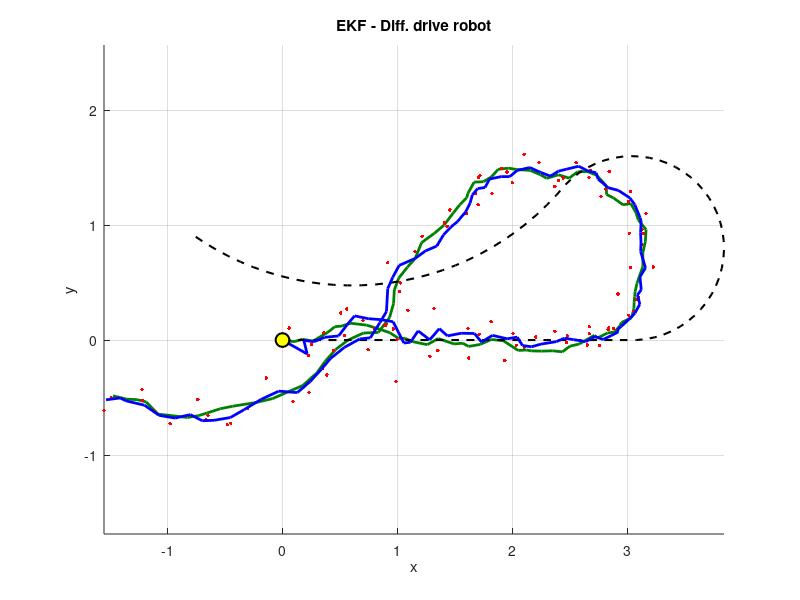

The MATLAB source for this figure: (Note: this script raises an error after producing the figure.)
%% EKF for 2D Unicycle Robot Tracking with Time-Varying Controls
clear; clc; close all; rng(42);

%% 1. Initialization and Setup

% Uncertainty Models (Variances)
Q = diag([0.03, 0.03, 0.05].^2);  % Q = Uncertainty in Motion (X, Y, Theta)
R = diag([0.1, 0.1].^2);        % R = Uncertainty in GPS Sensor (X, Y)

% General Settings
dt = 0.1;                       % Time step (seconds)
t_end = 10;                     % Total simulation time
time = 0:dt:t_end;              % Time instants (1 to 10)
N = length(time);               % Number of time steps (100)

% Control Input u: for each t [linear velocity (v); angular velocity (omega)]
u = zeros(2, N);
for i = 1:N
    % We program the robot to drive a specific path
    if time(i) < 3.0
        u(1,i) = 1.0; u(2,i) = 0.0; % Drive straight for steps 1-29
    elseif time(i) < 7.0
        u(1,i) = 0.8; u(2,i) = 1.0; % Curve left for steps 30-69
    else
        u(1,i) = 1.2; u(2,i) = -0.5; % Speed up and curve right for steps 70-101
    end
end

% Memory allocations for robot's future locations
x_true = zeros(3, N); % The actual physical position (hidden from the robot)
x_dr = zeros(3, N);   % Dead Reckoning: Blindly guessing based on wheel speed
x_ekf = zeros(3, N);  % The EKF estimate (The smart fusion of math + sensors)

% P_ekf is our "Confidence Matrix" (Covariance).
% Initially, we are slightly unsure of our starting position.
P_ekf = diag([0.1, 0.1, 0.1]);

% Memory for our noisy GPS readings [X; Y]
Z_history = zeros(2, N);

%% 2. Simulation Loop

for k = 2:N

    % The command we sent to the motors at the previous time step
    u_k = u(:, k-1);

    % =======================================================

    % 1) SIMULATE THE REAL WORLD
    % We add physical noise to the motion to simulate wheel slip.
    process_noise = mvnrnd([0 0 0], Q)'; % Noise according to our motion uncertainty Q

    % Run standard unicycle kinematics (non-linear)
    % Next X = Current X + (velocity * cos(angle) * time) + slip
    x_true(1,k) = x_true(1,k-1) + u_k(1)*cos(x_true(3,k-1))*dt + process_noise(1);  % x
    x_true(2,k) = x_true(2,k-1) + u_k(1)*sin(x_true(3,k-1))*dt + process_noise(2);  % y
    x_true(3,k) = x_true(3,k-1) + u_k(2)*dt + process_noise(3);                     % theta

    % Simulate the GPS reading: Actual position + sensor inaccuracy
    meas_noise = mvnrnd([0 0], R)'; % Noise according to our sensor uncertainty R
    z = [x_true(1,k); x_true(2,k)] + meas_noise;
    Z_history(:,k) = z;

    % =======================================================

    % 2) USE DEAD RECKONING (The naive approach)
    % Calculating position using ONLY the math model, assuming no slip (unicycle kinematics).
    % Notice this has no noise added, so it will inevitably drift from reality.
    x_dr(1,k) = x_dr(1,k-1) + u_k(1)*cos(x_dr(3,k-1))*dt;                           % x
    x_dr(2,k) = x_dr(2,k-1) + u_k(1)*sin(x_dr(3,k-1))*dt;                           % y
    x_dr(3,k) = x_dr(3,k-1) + u_k(2)*dt;                                            % theta

    % =======================================================

    % 3) USE EXTENDED KALMAN FILTER (The smart approach)
    x_prev = x_ekf(:, k-1);

    % STEP 1: PREDICTION ("Where do I think I am based on my wheels?") -> Once again, unicycle kinematics
    x_pred = zeros(3,1);
    x_pred(1) = x_prev(1) + u_k(1)*cos(x_prev(3))*dt;  
    x_pred(2) = x_prev(2) + u_k(1)*sin(x_prev(3))*dt;
    x_pred(3) = x_prev(3) + u_k(2)*dt;

    % Linearizing the model: The Jacobian 'F' takes the derivative of the
    % non-linear motion equations with respect to the state.
    % Intuition: "If my heading (Theta) was slightly wrong a moment ago,
    % how much does that affect my X and Y position now?"
    F = [1, 0, -u_k(1)*sin(x_prev(3))*dt;
        0, 1,  u_k(1)*cos(x_prev(3))*dt;
        0, 0,  1];

    % Predict our new uncertainty. It grows because moving adds process noise (Q).
    P_pred = F * P_ekf * F' + Q;

    % STEP 2: UPDATE ("What does the sensor say, and who do I trust?")
    % Map our predicted state (X,Y,Theta) to what the sensor measures (X,Y only).
    z_pred = [x_pred(1); x_pred(2)];

    % 'H' is the observation matrix. It just extracts X and Y.
    H = [1, 0, 0;
        0, 1, 0];

    % 'y' is the Innovation: The difference between the actual GPS reading
    % and where we expected the GPS reading to be.
    y = z - z_pred;

    % 'S' is the Innovation Covariance: Total uncertainty (Predicted + Sensor)
    S = H * P_pred * H' + R;

    % 'K' is the Kalman Gain: The magic ratio.
    % If sensor noise (R) is high, K is small (trust the prediction).
    % If prediction uncertainty (P) is high, K is large (trust the sensor).
    K = P_pred * H' / S;

    % Final State Estimate: Our prediction, corrected by the scaled innovation.
    x_ekf(:, k) = x_pred + K * y;

    % Final Uncertainty Estimate: Uncertainty shrinks because we gained information.
    P_ekf = (eye(3) - K * H) * P_pred;
end

%% 3. Visualization
% (Visualization code remains unchanged, but note the interactive legend)
figure('Name', 'EKF - Diff. drive robot', 'Color', 'w');
hold on; grid on; axis equal;

h_true = plot(x_true(1,:), x_true(2,:), '-', 'Color', [0 0.5 0], 'LineWidth', 2, 'DisplayName', 'Ground truth');
h_dr   = plot(x_dr(1,:), x_dr(2,:), 'k--', 'LineWidth', 1.5, 'DisplayName', 'Dead reckoning');
h_gps  = plot(Z_history(1,2:end), Z_history(2,2:end), 'r.', 'MarkerSize', 8, 'DisplayName', 'Noisy GPS');
h_ekf  = plot(x_ekf(1,:), x_ekf(2,:), 'b-', 'LineWidth', 2, 'DisplayName', 'EKF');

plot(x_true(1,1), x_true(2,1), 'ko', 'MarkerSize', 10, 'LineWidth', 1.5, 'MarkerFaceColor', 'y', 'DisplayName', 'Start location');
xlabel('x'); ylabel('y'); title('EKF - Diff. drive robot');

axis manual;

% Start with only the Ground Truth visible. Click the legend to show the others.
h_dr.Visible  = 'off';
h_gps.Visible = 'off';
h_ekf.Visible = 'off';

lgd = legend('Location', 'best');
lgd.ItemHitFcn = @(~, event) toggleLine(event);

function toggleLine(event)
if strcmp(event.Peer.Visible, 'on')
    event.Peer.Visible = 'off';
else
    event.Peer.Visible = 'on';
end
end
